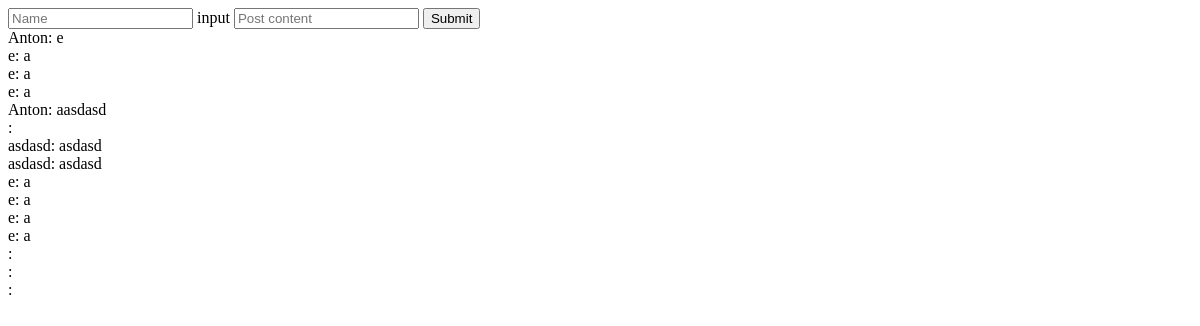
Before: / with the older database file.
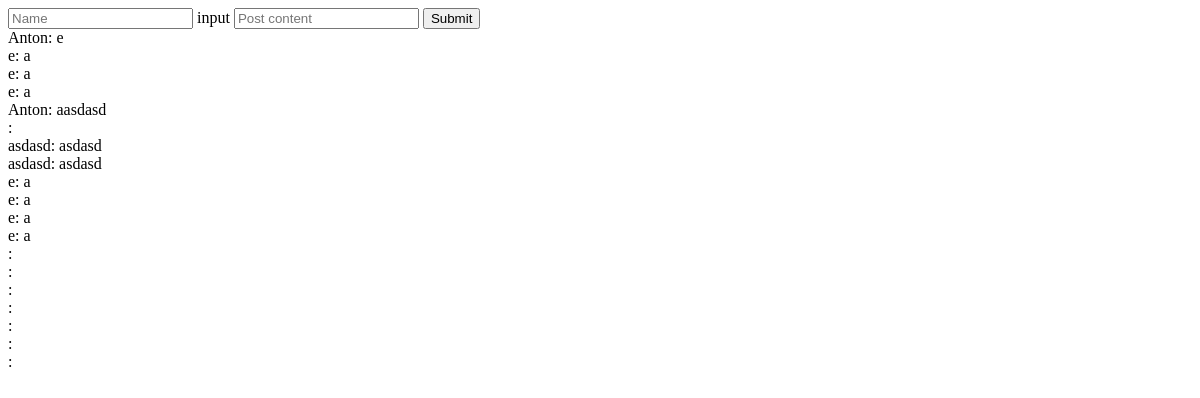
After: the same page with the newer database file.
### tables this page shows
CREATE TABLE posts (
		id integer primary key autoincrement,
		name text not null,
		content text not null
);

### app.py (the view)
@app.route('/', methods=['GET', 'POST'])
def index():
    if request.method == 'GET':
        pass
    if request.method == 'POST':
        name = request.form.get('name')
        post = request.form.get('post')
        create_post(name, post)
    posts = get_posts()
    return render_template('index.html', posts=posts)

### models.py (called while the page is built)
def get_posts():
    con = sql.connect(path.join(ROOT, 'database.db'))
    cur=con.cursor()
    cur.execute('select * from posts')
    posts=cur.fetchall()
    return posts

### templates/index.html
{% extends "layout.html" %} {% block body %}
<form action='/' method='post'>
    <input placeholder="Name" name='name'> input
    <input placeholder="Post content" name='post'>
    <input type='submit' value='Submit'>
</form>
{% for post in posts %}
<div>{{post[1] + ': ' + post[2]}}</div>
{% endfor %} {% endblock %}

### templates/layout.html (shortened to what this page needs)
<!DOCTYPE html>
<html>
<head>
</head>
<body>{% block body %}{% endblock %}</body>
</html>

Changed rows visible on the page:
added posts: name+content ":"
added posts: name+content ":"
added posts: name+content ":"
added posts: name+content ":"
